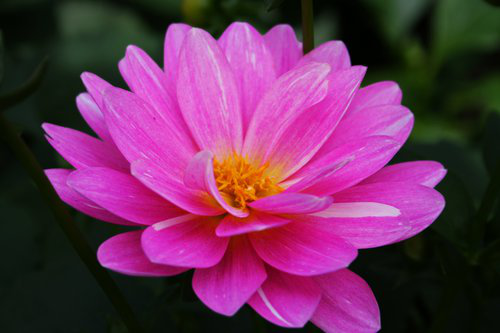
#> input picture hw2/CS566_HW2_Python/flower.png, 500 x 333 px
$ python hw2_walkthrough1.py
#> lines starting #> are read from the running program, lines starting #| are printed output that depends on the picture; after the words box and inside, x2 and y2 are one past the last pixel; in counts of white or black regions, pixels touching at a corner belong together
import os
import numpy as np
import matplotlib.pyplot as plt
from skimage import io, color, filters
from skimage.filters import gaussian, sobel
from skimage.feature import canny

def must_read(path):
#> called with path = 'flower.png'
    if not os.path.exists(path):
        raise FileNotFoundError(f"Missing input image: {path}\n"
                                f"Current working directory: {os.getcwd()}\n"
                                f"Files here: {', '.join(os.listdir(os.getcwd()))[:300]} ...")
    return io.imread(path)
#> returned value is the input picture: shape (333, 500, 3); mean R, G, B 108.5, 48.8, 89.7

def hw2_walkthrough1():
    print("== CS566 HW2 walkthrough ==")
    print("Working directory:", os.getcwd())

    # -----------------------
    # Image processing: convolution, Gaussian smoothing
    # -----------------------
    flower_path = 'flower.png'
    img = must_read(flower_path)

    fig, axes = plt.subplots(2, 2, figsize=(10, 10))
    axes = axes.ravel()
    axes[0].imshow(img)
    axes[0].set_title('Original')
    axes[0].axis('off')

    sigma_list = [6, 12, 24]
    for i, sigma in enumerate(sigma_list):
        k = int(np.ceil(2 * np.pi * sigma))  # kernel size heuristic
        blur_img = gaussian(img, sigma=sigma, truncate=(k/(2*sigma)), channel_axis=2)
        axes[i+1].imshow(blur_img)
        axes[i+1].set_title(f'σ = {sigma}')
        axes[i+1].axis('off')
#> this loop made 3 passes
#> pass 1, in hw2_walkthrough1, `blur_img = gaussian(img, sigma=sigma, truncate=(k/(2*sigma)), channel_..`:
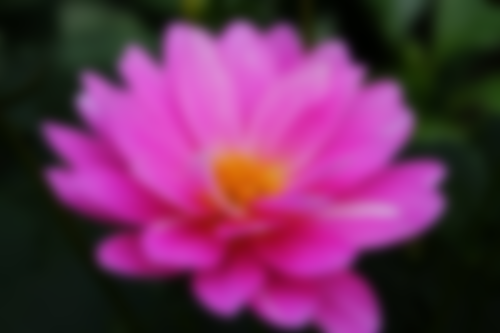
#> blur_img: shape (333, 500, 3) float64; mean R, G, B 0.426, 0.191, 0.352

    out1 = 'blur_flowers.png'
    plt.tight_layout()
    plt.savefig(out1, bbox_inches='tight')
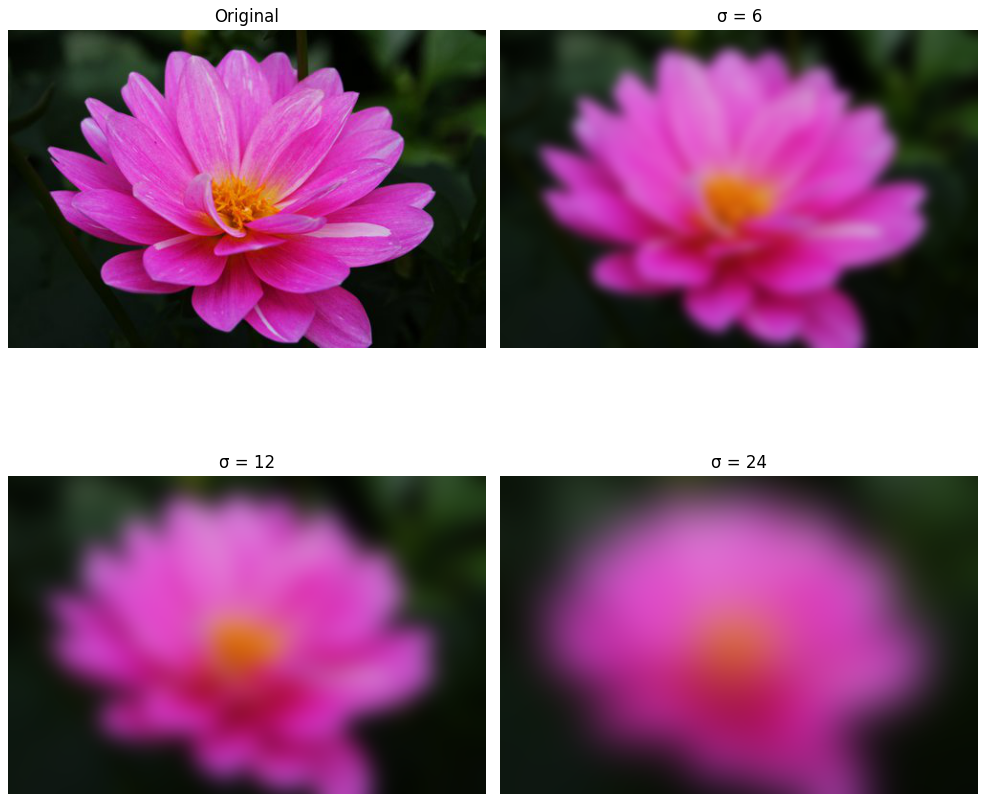
#> figure drawn by matplotlib, 4 panels
    plt.close(fig)
    print(f"Saved: {out1}")

    # -----------------------
    # Edge detection
    # -----------------------
    hello_path = 'hello.png'
    img2 = must_read(hello_path)
#> call 2 of must_read, with path = 'hello.png'
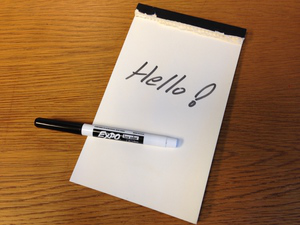
#> input picture hw2/CS566_HW2_Python/hello.png, 300 x 225 px
#> in must_read, returned value is the input picture: shape (225, 300, 3); mean R, G, B 160.2, 122.2, 88.1

    fig, axes = plt.subplots(2, 2, figsize=(10, 10))
    axes = axes.ravel()
    axes[0].imshow(img2)
    axes[0].set_title('Color Image')
    axes[0].axis('off')

    gray_img = color.rgb2gray(img2)
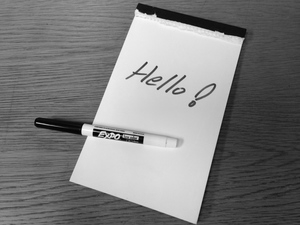
#> gray_img: shape (225, 300) float64; min 0, max 0.997, mean 0.501
    axes[1].imshow(gray_img, cmap='gray')
    axes[1].set_title('Grayscale Image')
    axes[1].axis('off')

    sobel_mag = sobel(gray_img)
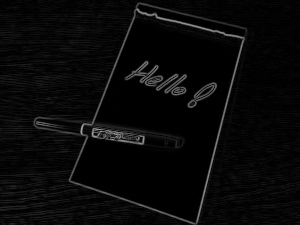
#> sobel_mag: shape (225, 300) float64; min 0, max 0.65, mean 0.0362
    thr = filters.threshold_otsu(sobel_mag)
#> thr = 0.177
    edge_sobel = sobel_mag > thr
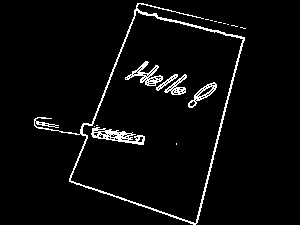
#> edge_sobel: shape (225, 300) bool; 4.2% white in thin lines or dots, all inside (x1, y1, x2, y2) = (34, 3, 246, 225)
    axes[2].imshow(edge_sobel, cmap='gray')
    axes[2].set_title(f'Sobel (Otsu thr={thr:.3f})')
    axes[2].axis('off')

    edge_canny = canny(gray_img, sigma=1.5, low_threshold=0.05, high_threshold=0.15)
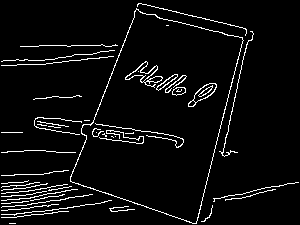
#> edge_canny: shape (225, 300) bool; 5.2% white in thin lines or dots
    axes[3].imshow(edge_canny, cmap='gray')
    axes[3].set_title('Canny (σ=1.5, low=0.05, high=0.15)')
    axes[3].axis('off')

    out2 = 'hello_edges.png'
    plt.tight_layout()
    plt.savefig(out2, bbox_inches='tight')
    plt.close(fig)
    print(f"Saved: {out2}")

if __name__ == "__main__":
    try:
        hw2_walkthrough1()
    except Exception as e:
        print("\nERROR while running walkthrough:", repr(e))
        print("Tip: ensure 'flower.png' and 'hello.png' are in the SAME folder as this script,")
        print("or change the paths accordingly.")
